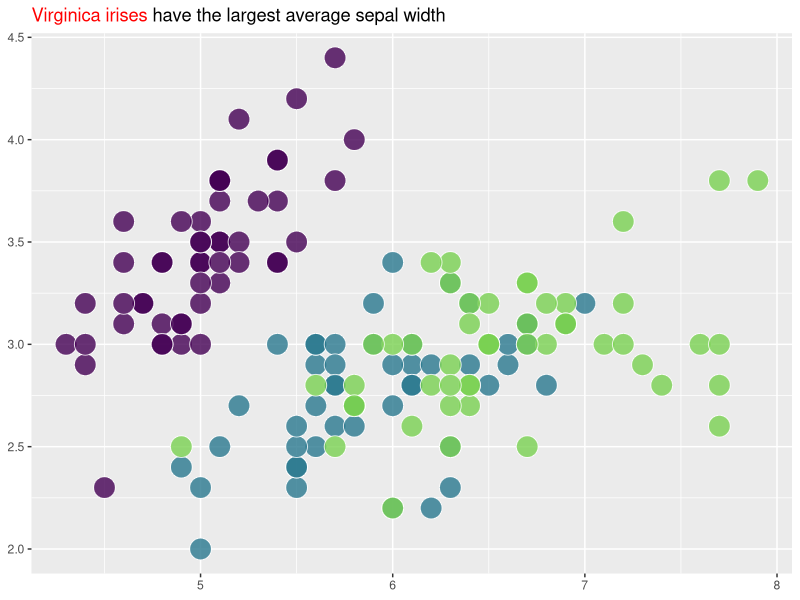
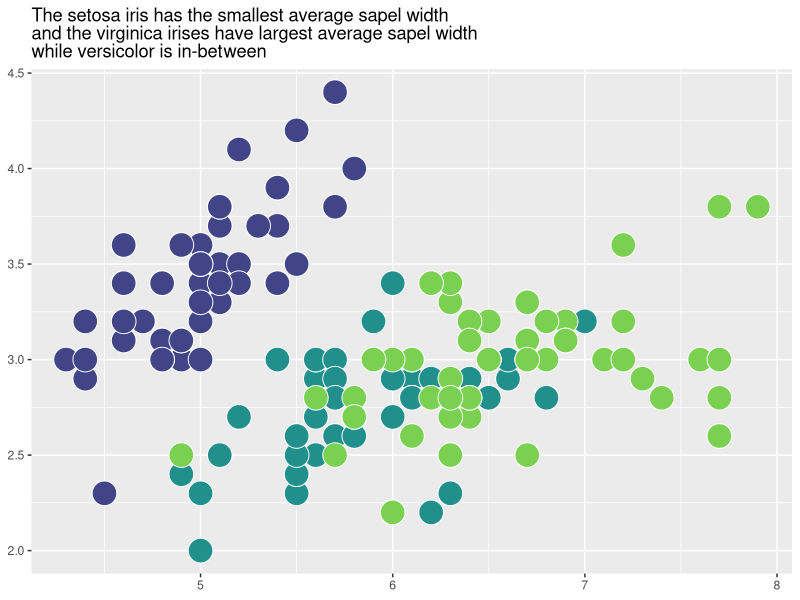
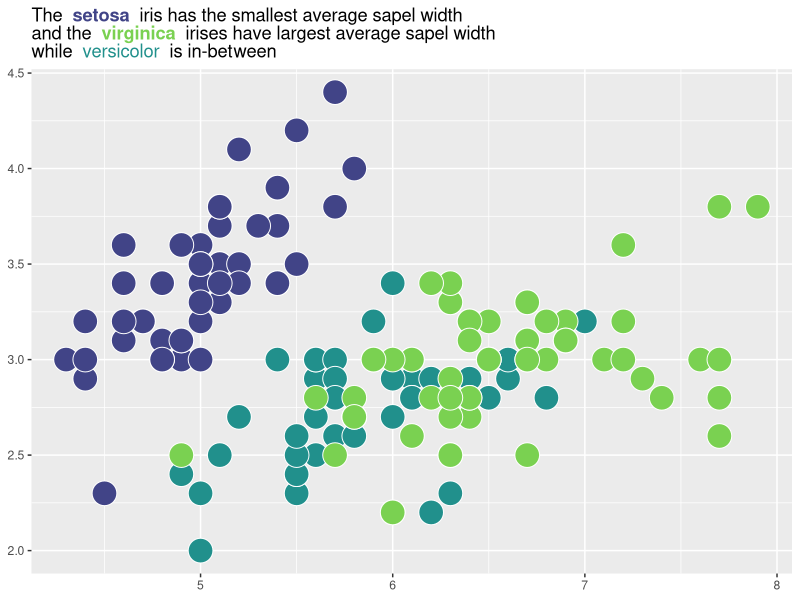
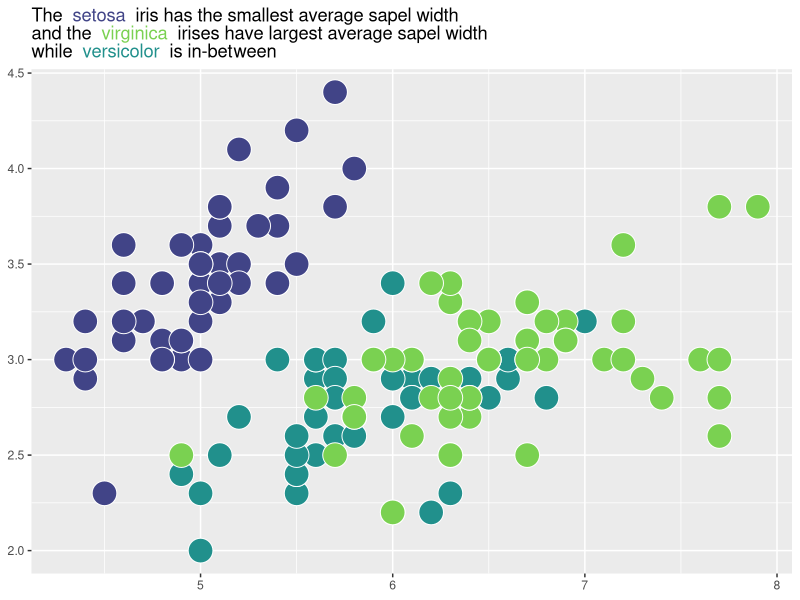

The R source for these figures, in order:
## ---- chunk 1
knitr::opts_chunk$set(echo = TRUE)
options(tidyverse.quiet = TRUE)
## ---- chunk 2
library(tidyverse)
## ---- chunk 3
iris  |>
 ggplot(aes(Sepal.Length, Sepal.Width,
             fill = Species)) +
  geom_point(show.legend = FALSE, size = 7, alpha = .8, shape = 21, color = "white") +
  scale_fill_viridis_d(end = .8) +
  labs(x = NULL,
       y = NULL,
       title = "<span style = 'color: red;'>Virginica irises</span> have the largest average sepal width") +
  theme(plot.title = ggtext::element_markdown())

plot <- last_plot()

fill_values_df <- layer_data(plot) %>%  .[,c("fill", "group")] |> distinct()
fill_var_name <- plot$mapping$fill |> capture.output() %>% .[2] %>% str_extract("\\^.+") %>% str_remove("\\^")
fill_var <- plot$data %>% .[,fill_var_name] 
fill_var_df <- tibble(fill_var, group = as.numeric(fill_var)) %>% distinct()


left_join(fill_values_df, fill_var_df) %>% 
  mutate(html_statements = paste("<span style = 'color: ", fill, 
                         "'>", fill_var, "</span>") )

## ---- chunk 4

grab_fill_info <- function(plot){
  
fill_values_df <- layer_data(plot) %>%  .[,c("fill", "group")] |> distinct()
fill_var_name <- plot$mapping$fill |> capture.output() %>% .[2] %>% str_extract("\\^.+") %>% str_remove("\\^")
fill_var <- plot$data %>% .[,fill_var_name] 
fill_var_df <- tibble(fill_var, group = as.numeric(fill_var)) %>% distinct()


left_join(fill_values_df, fill_var_df) %>% 
  mutate(html_statements = paste("<span style = 'color: ", fill, 
                         "'>", fill_var, "</span></strong>") )
  
}

grab_fill_info(plot)


## ---- chunk 5
fill_df <- grab_fill_info(plot)


for(i in 1:nrow(fill_df)){

  start <- "virginica have the largest average sapel width"
  
  start <- start |> str_replace(fill_df$fill_var[i] %>% as.character(), fill_df$html_statements[i])

start %>% print()
  
}



auto_color_html <- function(x, fill_df ){
  
 for(i in 1:nrow(fill_df)){

  x <- x |> str_replace(fill_df$fill_var[i] %>% as.character, fill_df$html_statements[i])
  
 }
  
  x
  
}


auto_color_html("setosa", grab_fill_info(plot))
## ---- chunk 6
iris |>
 ggplot(aes(Sepal.Length, Sepal.Width,
             fill = Species)) +
  geom_point(show.legend = FALSE, shape = 21, color = "white", size = 8) +
  scale_fill_viridis_d(end = .8, begin = .2) +
  labs(x = NULL,
       y = NULL,
       title = "The setosa iris has the smallest average sapel width<br>and the virginica irises have largest average sapel width<br> while versicolor is in-between") +
  theme(plot.title = ggtext::element_markdown())

q <- last_plot()

q_fill_df <- grab_fill_info(q)

colorful_title <- "The **setosa** iris has the smallest average sapel width<br>and the **virginica** irises have largest average sapel width<br> while versicolor is in-between" |> 
        auto_color_html(q_fill_df)

q + 
  labs(title = colorful_title) +
  theme(plot.title = ggtext::element_markdown())
## ---- chunk 7
plot_color_scale_in_title <- function(plot){
  
  out <- plot
  plot_fill_df <- grab_fill_info(plot)
  
  out$labels$title <- out$labels$title |> 
        auto_color_html(plot_fill_df)

  print(out)
  
  
}

plot_color_scale_in_title(plot = q)
